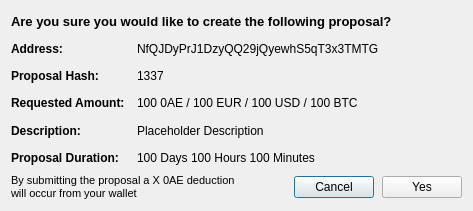
<?xml version="1.0" encoding="UTF-8"?>
<ui version="4.0">
 <class>SendCommunityFundDialog</class>
 <widget class="QDialog" name="SendCommunityFundDialog">
  <property name="geometry">
   <rect>
    <x>0</x>
    <y>0</y>
    <width>473</width>
    <height>211</height>
   </rect>
  </property>
  <property name="sizePolicy">
   <sizepolicy hsizetype="Preferred" vsizetype="Expanding">
    <horstretch>0</horstretch>
    <verstretch>0</verstretch>
   </sizepolicy>
  </property>
  <property name="windowTitle">
   <string>Confirm Proposal Details</string>
  </property>
  <layout class="QVBoxLayout" name="verticalLayout_2">
   <item>
    <layout class="QVBoxLayout" name="verticalLayoutCommunityFundDialog">
     <property name="sizeConstraint">
      <enum>QLayout::SetMinimumSize</enum>
     </property>
     <item>
      <widget class="QLabel" name="labelQuestionTitle">
       <property name="font">
        <font>
         <pointsize>10</pointsize>
         <weight>75</weight>
         <bold>true</bold>
        </font>
       </property>
       <property name="text">
        <string>Are you sure you would like to create the following proposal?</string>
       </property>
      </widget>
     </item>
     <item>
      <layout class="QHBoxLayout" name="horizontalLayoutAddress">
       <item>
        <widget class="QLabel" name="labelAddressTitle">
         <property name="sizePolicy">
          <sizepolicy hsizetype="Fixed" vsizetype="Preferred">
           <horstretch>0</horstretch>
           <verstretch>0</verstretch>
          </sizepolicy>
         </property>
         <property name="minimumSize">
          <size>
           <width>120</width>
           <height>0</height>
          </size>
         </property>
         <property name="maximumSize">
          <size>
           <width>120</width>
           <height>16777215</height>
          </size>
         </property>
         <property name="font">
          <font>
           <pointsize>9</pointsize>
           <weight>75</weight>
           <bold>true</bold>
          </font>
         </property>
         <property name="text">
          <string>Address:</string>
         </property>
        </widget>
       </item>
       <item>
        <widget class="QLabel" name="labelAddress">
         <property name="sizePolicy">
          <sizepolicy hsizetype="Preferred" vsizetype="Preferred">
           <horstretch>0</horstretch>
           <verstretch>0</verstretch>
          </sizepolicy>
         </property>
         <property name="text">
          <string>NfQJDyPrJ1DzyQQ29jQyewhS5qT3x3TMTG</string>
         </property>
        </widget>
       </item>
      </layout>
     </item>
     <item>
      <layout class="QHBoxLayout" name="horizontalLayoutProposalHash">
       <item>
        <widget class="QLabel" name="labelProposalHashTitle">
         <property name="sizePolicy">
          <sizepolicy hsizetype="Fixed" vsizetype="Preferred">
           <horstretch>0</horstretch>
           <verstretch>0</verstretch>
          </sizepolicy>
         </property>
         <property name="minimumSize">
          <size>
           <width>120</width>
           <height>0</height>
          </size>
         </property>
         <property name="maximumSize">
          <size>
           <width>120</width>
           <height>16777215</height>
          </size>
         </property>
         <property name="font">
          <font>
           <weight>75</weight>
           <bold>true</bold>
          </font>
         </property>
         <property name="text">
          <string>Proposal Hash:</string>
         </property>
        </widget>
       </item>
       <item>
        <widget class="QLabel" name="labelProposalHash">
         <property name="sizePolicy">
          <sizepolicy hsizetype="Minimum" vsizetype="Preferred">
           <horstretch>0</horstretch>
           <verstretch>0</verstretch>
          </sizepolicy>
         </property>
         <property name="text">
          <string>1337</string>
         </property>
        </widget>
       </item>
      </layout>
     </item>
     <item>
      <layout class="QHBoxLayout" name="horizontalLayoutRequestedAmount">
       <item>
        <widget class="QLabel" name="labelRequestedAmountTitle">
         <property name="sizePolicy">
          <sizepolicy hsizetype="Fixed" vsizetype="Preferred">
           <horstretch>0</horstretch>
           <verstretch>0</verstretch>
          </sizepolicy>
         </property>
         <property name="minimumSize">
          <size>
           <width>120</width>
           <height>0</height>
          </size>
         </property>
         <property name="maximumSize">
          <size>
           <width>120</width>
           <height>16777215</height>
          </size>
         </property>
         <property name="font">
          <font>
           <weight>75</weight>
           <bold>true</bold>
          </font>
         </property>
         <property name="text">
          <string>Requested Amount:</string>
         </property>
        </widget>
       </item>
       <item>
        <widget class="QLabel" name="labelRequestedAmount">
         <property name="text">
          <string>100 0AE / 100 EUR / 100 USD / 100 BTC</string>
         </property>
        </widget>
       </item>
      </layout>
     </item>
     <item>
      <layout class="QHBoxLayout" name="horizontalLayoutDescription">
       <property name="sizeConstraint">
        <enum>QLayout::SetMinimumSize</enum>
       </property>
       <item>
        <widget class="QLabel" name="labelDescriptionTitle">
         <property name="sizePolicy">
          <sizepolicy hsizetype="Fixed" vsizetype="Minimum">
           <horstretch>0</horstretch>
           <verstretch>0</verstretch>
          </sizepolicy>
         </property>
         <property name="minimumSize">
          <size>
           <width>120</width>
           <height>0</height>
          </size>
         </property>
         <property name="maximumSize">
          <size>
           <width>120</width>
           <height>16777215</height>
          </size>
         </property>
         <property name="font">
          <font>
           <weight>75</weight>
           <bold>true</bold>
          </font>
         </property>
         <property name="text">
          <string>Description:</string>
         </property>
         <property name="alignment">
          <set>Qt::AlignLeading|Qt::AlignLeft|Qt::AlignVCenter</set>
         </property>
        </widget>
       </item>
       <item>
        <widget class="QLabel" name="labelDescription">
         <property name="sizePolicy">
          <sizepolicy hsizetype="Preferred" vsizetype="Minimum">
           <horstretch>0</horstretch>
           <verstretch>0</verstretch>
          </sizepolicy>
         </property>
         <property name="text">
          <string>Placeholder Description</string>
         </property>
         <property name="wordWrap">
          <bool>true</bool>
         </property>
        </widget>
       </item>
      </layout>
     </item>
     <item>
      <layout class="QHBoxLayout" name="horizontalLayoutDuration">
       <item>
        <widget class="QLabel" name="labelDurationTitle">
         <property name="sizePolicy">
          <sizepolicy hsizetype="Fixed" vsizetype="Preferred">
           <horstretch>0</horstretch>
           <verstretch>0</verstretch>
          </sizepolicy>
         </property>
         <property name="minimumSize">
          <size>
           <width>120</width>
           <height>0</height>
          </size>
         </property>
         <property name="maximumSize">
          <size>
           <width>120</width>
           <height>16777215</height>
          </size>
         </property>
         <property name="font">
          <font>
           <weight>75</weight>
           <bold>true</bold>
          </font>
         </property>
         <property name="text">
          <string>Proposal Duration:</string>
         </property>
        </widget>
       </item>
       <item>
        <widget class="QLabel" name="labelDuration">
         <property name="text">
          <string>100 Days 100 Hours 100 Minutes</string>
         </property>
        </widget>
       </item>
      </layout>
     </item>
     <item>
      <layout class="QHBoxLayout" name="horizontalLayoutButton">
       <item>
        <widget class="QLabel" name="labelWarning">
         <property name="font">
          <font>
           <pointsize>8</pointsize>
          </font>
         </property>
         <property name="text">
          <string>By submitting the proposal a X 0AE deduction will occur from your wallet </string>
         </property>
         <property name="wordWrap">
          <bool>true</bool>
         </property>
        </widget>
       </item>
       <item>
        <spacer name="horizontalSpacerButtonLeft">
         <property name="orientation">
          <enum>Qt::Horizontal</enum>
         </property>
         <property name="sizeHint" stdset="0">
          <size>
           <width>40</width>
           <height>20</height>
          </size>
         </property>
        </spacer>
       </item>
       <item>
        <widget class="QPushButton" name="pushButtonCancel">
         <property name="text">
          <string>Cancel</string>
         </property>
        </widget>
       </item>
       <item>
        <spacer name="horizontalSpacerButtonMiddle">
         <property name="orientation">
          <enum>Qt::Horizontal</enum>
         </property>
         <property name="sizeType">
          <enum>QSizePolicy::Minimum</enum>
         </property>
         <property name="sizeHint" stdset="0">
          <size>
           <width>2</width>
           <height>20</height>
          </size>
         </property>
        </spacer>
       </item>
       <item>
        <widget class="QPushButton" name="pushButtonYes">
         <property name="text">
          <string>Yes</string>
         </property>
        </widget>
       </item>
      </layout>
     </item>
    </layout>
   </item>
  </layout>
 </widget>
 <resources/>
 <connections/>
</ui>
